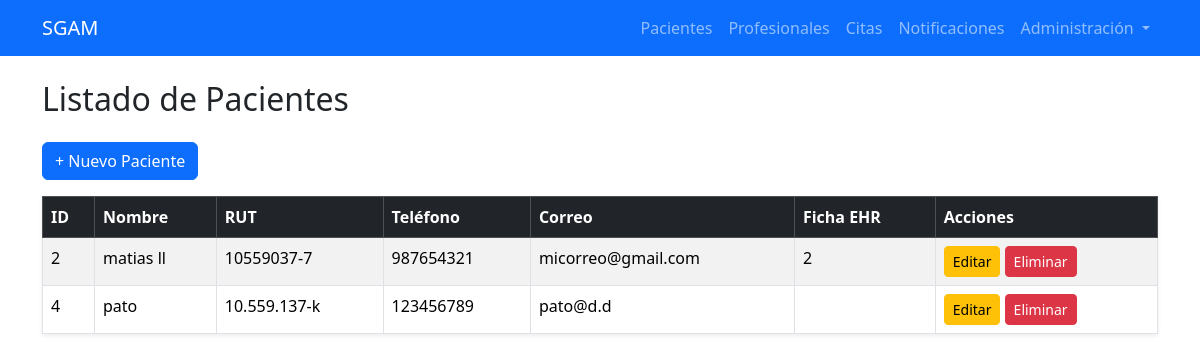
The app's page /pacientes/ with its own data.
### pacientes/models.py (models this page shows, shortened)
class Paciente(models.Model):
    nombre = models.CharField(max_length=150)
    rut = models.CharField(max_length=12, unique=True)
    telefono = models.CharField(max_length=20)
    correo = models.EmailField()
    ficha_ehr = models.CharField(max_length=50)

### pacientes/views.py (the view)
# urls.py: path('', views.listar_pacientes, name='listar_pacientes'),
def listar_pacientes(request):
    pacientes = Paciente.objects.all()
    return render(request, 'pacientes/listar_pacientes.html', {'pacientes': pacientes})

### templates/pacientes/listar_pacientes.html
{% extends 'base.html' %}
{% block content %}
<h2 class="mb-4">Listado de Pacientes</h2>
<a href="{% url 'crear_paciente' %}" class="btn btn-primary mb-3">+ Nuevo Paciente</a>
<table class="table table-bordered table-striped shadow-sm">
    <thead class="table-dark">
        <tr>
            <th>ID</th>
            <th>Nombre</th>
            <th>RUT</th>
            <th>Teléfono</th>
            <th>Correo</th>
            <th>Ficha EHR</th>
            <th>Acciones</th>
        </tr>
    </thead>
    <tbody>
        {% for p in pacientes %}
        <tr>
            <td>{{ p.id }}</td>
            <td>{{ p.nombre }}</td>
            <td>{{ p.rut }}</td>
            <td>{{ p.telefono }}</td>
            <td>{{ p.correo }}</td>
            <td>{{ p.ficha_ehr }}</td>
            <td>
                <a href="{% url 'editar_paciente' p.id %}" class="btn btn-sm btn-warning">Editar</a>
                <a href="{% url 'eliminar_paciente' p.id %}" class="btn btn-sm btn-danger">Eliminar</a>
            </td>
        </tr>
        {% empty %}
        <tr>
            <td colspan="7" class="text-center">No hay pacientes registrados.</td>
        </tr>
        {% endfor %}
    </tbody>
</table>
{% endblock %}

### records on screen
Paciente: id "2", nombre "matias ll", rut "10559037-7", telefono "987654321", correo "micorreo@gmail.com", ficha_ehr "2"
Paciente: id "4", nombre "pato", rut "10.559.137-k", telefono "123456789", correo "pato@d.d"
